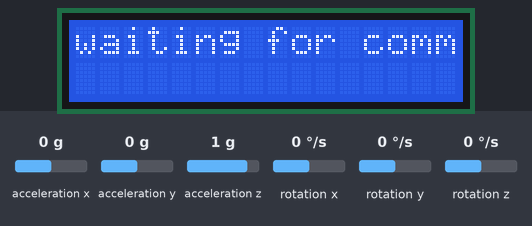
This sketch was run on a simulated Arduino Uno, built with avr-gcc and run on an emulated ATmega328P. Parts: 16×2 character LCD. Wiring (inferred from the names in the program): MPU-6050 motion sensor at I2C address 0x68. The inputs (shaded band) are chosen by the test bench; at power-on: acceleration x 0 g, rotation y 0 °/s, acceleration z 1 g, rotation x 0 °/s, acceleration y 0 g, rotation z 0 °/s. What the sketch prints to the serial monitor is not drawn.

Above: at 1.2 s.
1.3 s: acceleration x set to 1.4 g
At 2.7 s:
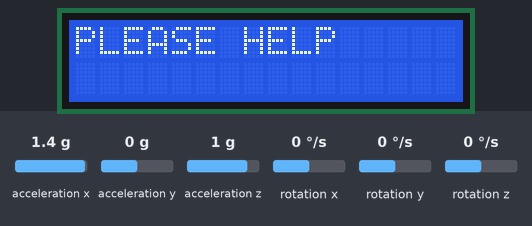
4.3 s: rotation y set to 192 °/s
At 5.4 s:
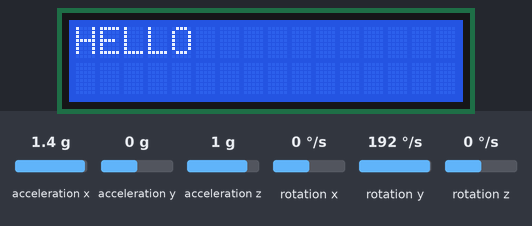
7.3 s: rotation y set to -192 °/s
At 9.2 s:
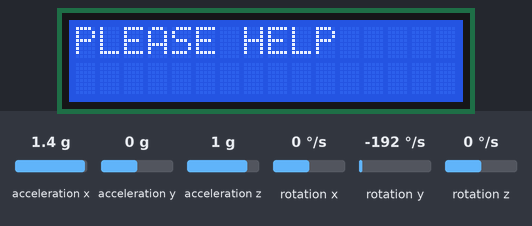
10.3 s: rotation y set to 100 °/s
At 12.5 s:
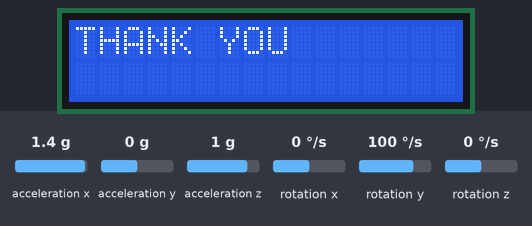
13.3 s: acceleration z set to 0 g
16.3 s: rotation x set to -192 °/s
At 17.1 s:
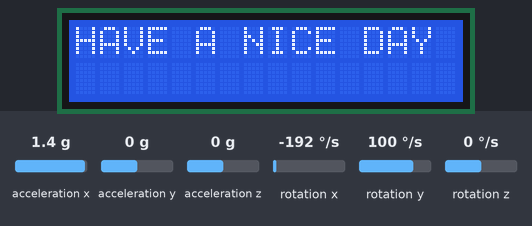
Timing chart, 0 to 19.0 s (numbered marks = the images above; inputs shaded):
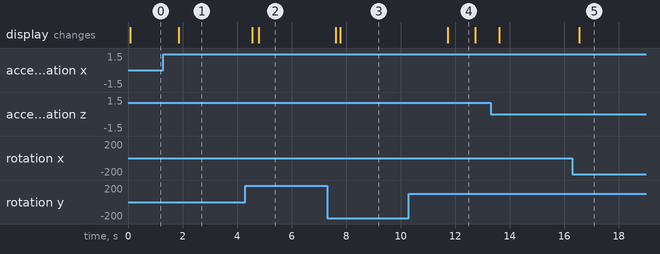

The sketch:

MPU_LCD.ino
```cpp
#include  <Wire.h>
#include <LiquidCrystal_I2C.h>
//I2C pins declaration
LiquidCrystal_I2C lcd(0x27,16,2);

const  int MPU_ADDRESS = 0x68; // MPU6050 I2C address

float AccX, AccY, AccZ;
float  GyroX, GyroY, GyroZ;

float accAngleX, accAngleY, gyroAngleX, gyroAngleY,  gyroAngleZ;
float roll, pitch, yaw;

float AccErrorX, AccErrorY, GyroErrorX,  GyroErrorY, GyroErrorZ;

float elapsedTime, currentTime, previousTime;

int  c = 0;
int a;
int pushbutton =1 ;

void  MPU_read_accel_data();
void  MPU_read_gyro_data();
void calculate_IMU_error();
void lcddisplay();

void setup()
{

  Serial.begin(9600);

  Wire.begin();                      //  Initialize comunication
  Wire.beginTransmission(MPU_ADDRESS);       // Start  communication with MPU6050 // MPU=0x68
  Wire.write(0x6B);                  //  Talk to the register 6B
  Wire.write(0x00);                  // Make reset -  place a 0 into the 6B register
  Wire.endTransmission(true);        //end the  transmission


//Call this function  if you need to get the IMU error values for your module*/
//while(true) calculate_IMU_error();
//delay(20);

}

void loop()
{

  MPU_read_accel_data();
  MPU_read_gyro_data();


  // calculate time elapsed since last time  we were here

  previousTime = currentTime;        // Previous time is stored  before the actual time read
  currentTime = millis();            // Current time  actual time read
  elapsedTime = (currentTime - previousTime) / 1000; // Divide  by 1000 to get seconds


  // Complementary filter - combine acceleromter  and gyro angle values

  roll  = 0.92 * (roll  + (GyroX * elapsedTime)) + 0.08  * accAngleX;
  pitch = 0.92 * (pitch + (GyroY * elapsedTime)) + 0.08 * accAngleY;
  yaw   = gyroAngleZ;


  // Currently the raw values are in degrees  per seconds, deg/s, so we need to multiply by sendonds (s) to get the angle in degrees
  gyroAngleX += GyroX * elapsedTime; // deg/s * s = deg
  gyroAngleY += GyroY  * elapsedTime;
  gyroAngleZ += GyroZ * elapsedTime;

  /*by me */
  // Print the values on the serial monitor
    Serial.print("roll:");
    Serial.println(roll);

    Serial.print("pitch:");
    Serial.println(pitch);

    Serial.print("yaw:");
    Serial.println(yaw);

    Serial.println(" ");

if(pushbutton){
    if(pitch<-17){
      a= 1;
      Serial.println("PLEASE HELP");
    }else if(pitch>20){
      a=2;
      Serial.println("HELLO");
    }else if(roll>30){
      a=3;
      Serial.println("MY NAME IS JOHN");
    }else if(roll<-30){
      a=4;
      Serial.println("HAVE A NICE DAY");
    }else if(yaw>30){
      a=5;
      Serial.println("I NEED WATER");
    }else if(yaw<-30){
      a=6;
      Serial.println("THANK YOU");
    }else{
      a=7;
      Serial.println("waiting for command...");}

     Serial.println(" ");


    }
    //Serial.println(a);
    lcddisplay(a);

}

void  MPU_read_accel_data()
{
  // === Read acceleromter data === //
  Wire.beginTransmission(MPU_ADDRESS);
  Wire.write(0x3B); // Start with register 0x3B (ACCEL_XOUT_H)
  Wire.endTransmission(false);
  Wire.requestFrom(MPU_ADDRESS, 6, true); // Read 6 registers total, each axis value  is stored in 2 registers

  //For a range of +-2g, we need to divide the  raw values by 16384, according to the datasheet
  AccX = (Wire.read() << 8 |  Wire.read()) / 16384.0; // X-axis value
  AccY = (Wire.read() << 8 | Wire.read())  / 16384.0; // Y-axis value
  AccZ = (Wire.read() << 8 | Wire.read()) / 16384.0;  // Z-axis value

  // Calculating Roll and Pitch from the accelerometer  data
  accAngleX = (atan(AccY / sqrt(pow(AccX, 2) + pow(AccZ, 2))) * 180 / PI)      - (-0.40);  // AccErrorX ~(0.58) See the calculate_IMU_error()custom function  for more details
  accAngleY = (atan(-1 * AccX / sqrt(pow(AccY, 2) + pow(AccZ,  2))) * 180 / PI) - (-3.75); // AccErrorY ~(-1.58)

}


void MPU_read_gyro_data()
{
  // === Read gyroscope data === //
  Wire.beginTransmission(MPU_ADDRESS);
  Wire.write(0x43); // Gyro data first register address 0x43
  Wire.endTransmission(false);
  Wire.requestFrom(MPU_ADDRESS, 6, true); // Read 4 registers total, each axis value  is stored in 2 registers

  // For a 250deg/s range we have to divide first  the raw value by 131.0, according to the datasheet
  GyroX = (Wire.read() <<  8 | Wire.read()) / 131.0;
  GyroY = (Wire.read() << 8 | Wire.read()) / 131.0;
  GyroZ = (Wire.read() << 8 | Wire.read()) / 131.0;

  // Correct the outputs  with the calculated error values
  GyroX = GyroX - (-6.68); // GyroErrorX = ~  (-2.12)
  GyroY = GyroY - (-0.98);  // GyroErrorY = ~ (4.12)
  GyroZ = GyroZ  - (2.94);  // GyroErrorZ = ~ (1.20)


}


void lcddisplay(int b)
{
  lcd.begin(16,2);//Defining 16 columns and 2 rows of lcd display
  lcd.backlight();//To Power ON the back light
  lcd.setCursor(0,0); //Defining positon to write from first row,first column

  switch(b){
  case 1:lcd.print("PLEASE HELP"); //You can write 16 Characters per line .
  break;
  case 2:lcd.print("HELLO");
  break;
  case 3:lcd.print("MY NAME IS JOHN");
  break;
  case 4:lcd.print("HAVE A NICE DAY");
  break;
  case 5:lcd.print("I NEED WATER");
  break;
  case 6:lcd.print("THANK YOU");
  break;
  case 7:lcd.print("waiting for command...");
  }
  //delay(100);

}


void calculate_IMU_error()
{

  // We can call this funtion in the setup section to calculate the accelerometer  and gyro data error. From here we will get the error values used in the above equations  printed on the Serial Monitor.
  // Note that we should place the IMU flat in  order to get the proper values, so that we then can the correct values
  // Read  accelerometer values 200 times

  while (c < 200)
  {
    Wire.beginTransmission(MPU_ADDRESS);
    Wire.write(0x3B);
    Wire.endTransmission(false);
    Wire.requestFrom(MPU_ADDRESS,  6, true);
    AccX = (Wire.read() << 8 | Wire.read()) / 16384.0 ;
    AccY  = (Wire.read() << 8 | Wire.read()) / 16384.0 ;
    AccZ = (Wire.read() << 8 |  Wire.read()) / 16384.0 ;
    // Sum all readings
    AccErrorX = AccErrorX  + ((atan((AccY) / sqrt(pow((AccX), 2) + pow((AccZ), 2))) * 180 / PI));
    AccErrorY  = AccErrorY + ((atan(-1 * (AccX) / sqrt(pow((AccY), 2) + pow((AccZ), 2))) * 180  / PI));
    c++;
  }

  //Divide the sum by 200 to get the error value
  AccErrorX = AccErrorX / 200;
  AccErrorY = AccErrorY / 200;

  c =  0;

  // Read gyro values 200 times
  while (c < 200)
  {
    Wire.beginTransmission(MPU_ADDRESS);
    Wire.write(0x43);
    Wire.endTransmission(false);
    Wire.requestFrom(MPU_ADDRESS,  6, true);

    GyroX = Wire.read() << 8 | Wire.read();
    GyroY =  Wire.read() << 8 | Wire.read();
    GyroZ = Wire.read() << 8 | Wire.read();

    // Sum all readings
    GyroErrorX = GyroErrorX + (GyroX / 131.0);
    GyroErrorY = GyroErrorY + (GyroY / 131.0);
    GyroErrorZ = GyroErrorZ +  (GyroZ / 131.0);

    c++;

  }

  //Divide the sum  by 200 to get the error value
  GyroErrorX = GyroErrorX / 200;
  GyroErrorY  = GyroErrorY / 200;
  GyroErrorZ = GyroErrorZ / 200;

  // Print the  error values on the Serial Monitor

  Serial.print("AccErrorX: ");
  Serial.print(AccErrorX);
  Serial.print(" | AccErrorY: ");
  Serial.print(AccErrorY);
  Serial.print(" | GyroErrorX: ");
  Serial.print(GyroErrorX);
  Serial.print("  | GyroErrorY: ");
  Serial.print(GyroErrorY);
  Serial.print(" | GyroErrorZ:  ");
  Serial.println(GyroErrorZ);


  delay(1000);
}


 /*To Configure Accelerometer Sensitivity - Full Scale  Range (default +/- 2g)
 Wire.beginTransmission(MPU);
  Wire.write(0x1C);                  //Talk to the ACCEL_CONFIG register (1C hex)
  Wire.write(0x10);                  //Set the register bits as 00010000 (+/- 8g full scale range)
  Wire.endTransmission(true);

  // Configure Gyro Sensitivity - Full Scale  Range (default +/- 250deg/s)
  Wire.beginTransmission(MPU);
  Wire.write(0x1B);                   // Talk to the GYRO_CONFIG register (1B hex)
  Wire.write(0x10);                   // Set the register bits as 00010000 (1000deg/s full scale)
  Wire.endTransmission(true);
  delay(20);*/
```

Measured:
- after the input at 1.3 s, the display: changes after 0.56 s (image 1)
- after the input at 4.3 s, the display: first changes after 0.25 s (image 2 shows a later state)
- after the input at 7.3 s, the display: first changes after 0.31 s (image 3 shows a later state)
- after the input at 10.3 s, the display: changes after 1.4 s (image 4)
- after the input at 16.3 s, the display: changes after 0.25 s (image 5)
- what the display in image 4 shows lasts 1.0 s, from 11.7 s to 12.7 s
